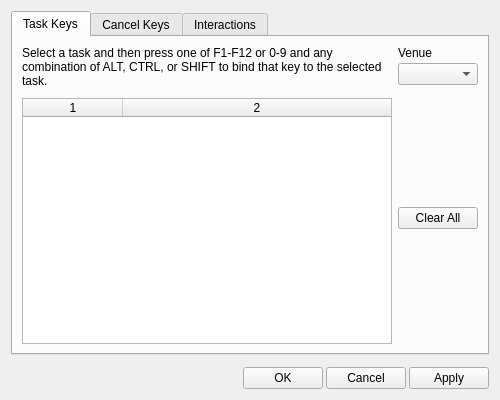
<?xml version="1.0" encoding="UTF-8"?>
<ui version="4.0">
 <class>SimplifiedKeyBindingsDialog</class>
 <widget class="QWidget" name="SimplifiedKeyBindingsDialog">
  <property name="geometry">
   <rect>
    <x>0</x>
    <y>0</y>
    <width>500</width>
    <height>400</height>
   </rect>
  </property>
  <property name="minimumSize">
   <size>
    <width>500</width>
    <height>400</height>
   </size>
  </property>
  <property name="maximumSize">
   <size>
    <width>500</width>
    <height>400</height>
   </size>
  </property>
  <property name="windowTitle">
   <string>Key Bindings</string>
  </property>
  <property name="windowIcon">
   <iconset resource="../../Resources/Resources.qrc">
    <normaloff>:/icons/keyboard_key.png</normaloff>:/icons/keyboard_key.png</iconset>
  </property>
  <layout class="QVBoxLayout" name="verticalLayout">
   <property name="spacing">
    <number>12</number>
   </property>
   <item>
    <widget class="QTabWidget" name="m_tabs">
     <property name="currentIndex">
      <number>0</number>
     </property>
     <widget class="QWidget" name="m_taskTab">
      <attribute name="title">
       <string>Task Keys</string>
      </attribute>
      <layout class="QHBoxLayout" name="horizontalLayout_2">
       <item>
        <layout class="QVBoxLayout" name="m_taskBindingsLayout">
         <item>
          <widget class="QLabel" name="m_taskInstructionsLabel">
           <property name="text">
            <string>Select a task and then press one of F1-F12 or 0-9 and any combination of ALT, CTRL, or SHIFT to bind that key to the selected task.</string>
           </property>
           <property name="wordWrap">
            <bool>true</bool>
           </property>
          </widget>
         </item>
         <item>
          <spacer name="m_taskHeaderSpacer">
           <property name="orientation">
            <enum>Qt::Vertical</enum>
           </property>
           <property name="sizeType">
            <enum>QSizePolicy::Fixed</enum>
           </property>
           <property name="sizeHint" stdset="0">
            <size>
             <width>20</width>
             <height>4</height>
            </size>
           </property>
          </spacer>
         </item>
         <item>
          <widget class="QTableWidget" name="m_taskBindingsTable">
           <property name="editTriggers">
            <set>QAbstractItemView::NoEditTriggers</set>
           </property>
           <property name="selectionMode">
            <enum>QAbstractItemView::SingleSelection</enum>
           </property>
           <property name="selectionBehavior">
            <enum>QAbstractItemView::SelectRows</enum>
           </property>
           <property name="showGrid">
            <bool>false</bool>
           </property>
           <property name="gridStyle">
            <enum>Qt::NoPen</enum>
           </property>
           <property name="rowCount">
            <number>0</number>
           </property>
           <property name="columnCount">
            <number>2</number>
           </property>
           <attribute name="horizontalHeaderHighlightSections">
            <bool>false</bool>
           </attribute>
           <attribute name="horizontalHeaderStretchLastSection">
            <bool>true</bool>
           </attribute>
           <attribute name="verticalHeaderVisible">
            <bool>false</bool>
           </attribute>
           <attribute name="verticalHeaderHighlightSections">
            <bool>false</bool>
           </attribute>
           <column/>
           <column/>
          </widget>
         </item>
        </layout>
       </item>
       <item>
        <layout class="QVBoxLayout" name="m_taskButtonsLayout">
         <item>
          <layout class="QVBoxLayout" name="m_taskVenueLayout">
           <property name="spacing">
            <number>3</number>
           </property>
           <item>
            <widget class="QLabel" name="m_taskVenueLabel">
             <property name="text">
              <string>Venue</string>
             </property>
            </widget>
           </item>
           <item>
            <widget class="QComboBox" name="m_taskVenueComboBox"/>
           </item>
          </layout>
         </item>
         <item>
          <spacer name="m_taskClearTopSpacer">
           <property name="orientation">
            <enum>Qt::Vertical</enum>
           </property>
           <property name="sizeHint" stdset="0">
            <size>
             <width>20</width>
             <height>40</height>
            </size>
           </property>
          </spacer>
         </item>
         <item>
          <widget class="QPushButton" name="m_taskClearButton">
           <property name="text">
            <string>Clear All</string>
           </property>
          </widget>
         </item>
         <item>
          <spacer name="m_taskClearBottomSpacer">
           <property name="orientation">
            <enum>Qt::Vertical</enum>
           </property>
           <property name="sizeHint" stdset="0">
            <size>
             <width>20</width>
             <height>40</height>
            </size>
           </property>
          </spacer>
         </item>
        </layout>
       </item>
      </layout>
     </widget>
     <widget class="QWidget" name="m_cancelTab">
      <attribute name="title">
       <string>Cancel Keys</string>
      </attribute>
      <layout class="QHBoxLayout" name="horizontalLayout">
       <item>
        <layout class="QVBoxLayout" name="m_cancelsBindingsLayout">
         <item>
          <widget class="QLabel" name="m_cancelsInstructionsLabel">
           <property name="text">
            <string>Select a cancel type and press one of ESC or F1-F12 or 0-9 and any combination of ALT, CTRL, or SHIFT to bind that key to the cancel type.</string>
           </property>
           <property name="wordWrap">
            <bool>true</bool>
           </property>
          </widget>
         </item>
         <item>
          <spacer name="m_cancelsHeaderSpacer">
           <property name="orientation">
            <enum>Qt::Vertical</enum>
           </property>
           <property name="sizeType">
            <enum>QSizePolicy::Fixed</enum>
           </property>
           <property name="sizeHint" stdset="0">
            <size>
             <width>20</width>
             <height>4</height>
            </size>
           </property>
          </spacer>
         </item>
         <item>
          <widget class="QTableWidget" name="m_cancelsBindingsTable">
           <property name="editTriggers">
            <set>QAbstractItemView::NoEditTriggers</set>
           </property>
           <property name="selectionMode">
            <enum>QAbstractItemView::SingleSelection</enum>
           </property>
           <property name="selectionBehavior">
            <enum>QAbstractItemView::SelectRows</enum>
           </property>
           <property name="showGrid">
            <bool>false</bool>
           </property>
           <property name="gridStyle">
            <enum>Qt::NoPen</enum>
           </property>
           <property name="rowCount">
            <number>0</number>
           </property>
           <property name="columnCount">
            <number>2</number>
           </property>
           <attribute name="horizontalHeaderHighlightSections">
            <bool>false</bool>
           </attribute>
           <attribute name="horizontalHeaderStretchLastSection">
            <bool>true</bool>
           </attribute>
           <attribute name="verticalHeaderVisible">
            <bool>false</bool>
           </attribute>
           <attribute name="verticalHeaderHighlightSections">
            <bool>false</bool>
           </attribute>
           <column/>
           <column/>
          </widget>
         </item>
        </layout>
       </item>
       <item>
        <layout class="QVBoxLayout" name="m_clearCancelsLayout">
         <item>
          <spacer name="m_clearCancelsTopSpacer">
           <property name="orientation">
            <enum>Qt::Vertical</enum>
           </property>
           <property name="sizeHint" stdset="0">
            <size>
             <width>20</width>
             <height>40</height>
            </size>
           </property>
          </spacer>
         </item>
         <item>
          <widget class="QPushButton" name="m_clearCancelsButton">
           <property name="text">
            <string>Clear All</string>
           </property>
          </widget>
         </item>
         <item>
          <spacer name="m_clearCancelsBottomSpacer">
           <property name="orientation">
            <enum>Qt::Vertical</enum>
           </property>
           <property name="sizeHint" stdset="0">
            <size>
             <width>20</width>
             <height>40</height>
            </size>
           </property>
          </spacer>
         </item>
        </layout>
       </item>
      </layout>
     </widget>
     <widget class="QWidget" name="m_interactionsTab">
      <attribute name="title">
       <string>Interactions</string>
      </attribute>
      <layout class="QVBoxLayout" name="verticalLayout_2">
       <item>
        <widget class="Spire::InteractionsWidget" name="m_interactionsWidget" native="true"/>
       </item>
      </layout>
     </widget>
    </widget>
   </item>
   <item>
    <layout class="QHBoxLayout" name="m_buttonLayout">
     <property name="spacing">
      <number>3</number>
     </property>
     <item>
      <spacer name="m_buttonSpacer">
       <property name="orientation">
        <enum>Qt::Horizontal</enum>
       </property>
       <property name="sizeHint" stdset="0">
        <size>
         <width>40</width>
         <height>20</height>
        </size>
       </property>
      </spacer>
     </item>
     <item>
      <widget class="QPushButton" name="m_okButton">
       <property name="text">
        <string>OK</string>
       </property>
      </widget>
     </item>
     <item>
      <widget class="QPushButton" name="m_cancelButton">
       <property name="text">
        <string>Cancel</string>
       </property>
      </widget>
     </item>
     <item>
      <widget class="QPushButton" name="m_applyButton">
       <property name="text">
        <string>Apply</string>
       </property>
      </widget>
     </item>
    </layout>
   </item>
  </layout>
 </widget>
 <customwidgets>
  <customwidget>
   <class>Spire::InteractionsWidget</class>
   <extends>QWidget</extends>
   <header>Spire/KeyBindings/InteractionsWidget.hpp</header>
   <container>1</container>
  </customwidget>
 </customwidgets>
 <resources>
  <include location="../../Resources/Resources.qrc"/>
 </resources>
 <connections/>
</ui>
